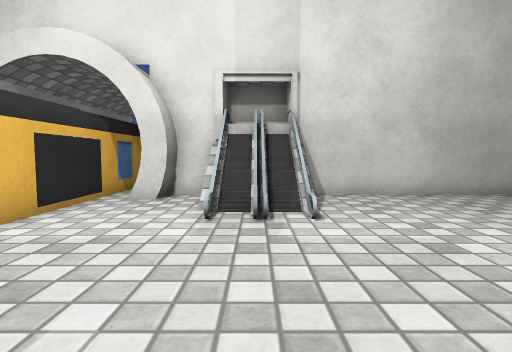
View 1 (above)

12 first-person views from a walk through a 3-D level made in the Unity game engine. The camera is 0.62 m above the floor, tilts 4° down and sees 80° across. The floor is counted in squares, 0.5 m on a side. Each view is taken from the middle of a square. On the plan, view 1 faces up. The plan holds only what a view shows up to about 13 squares ahead; the rest is blank. The place goes on beyond the plan. The player character is not drawn. Surface patterns are stand-ins for the level's own textures.

View 2
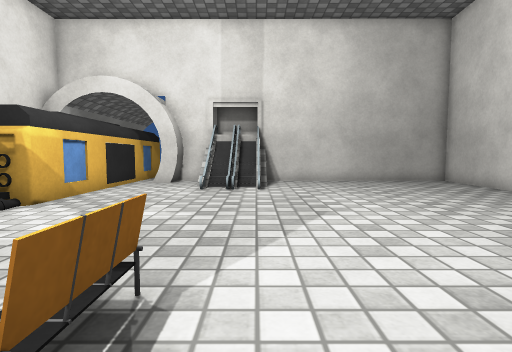

View 3
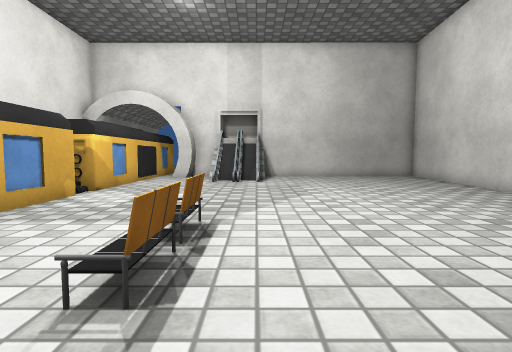

View 4
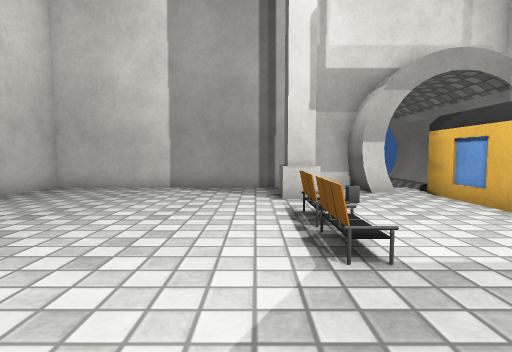

View 5
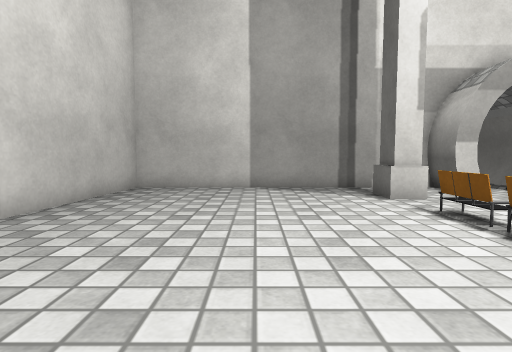

View 6
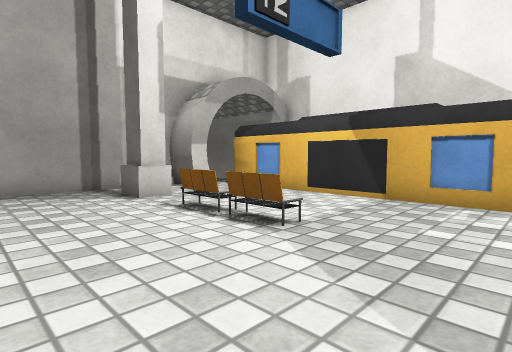

View 7
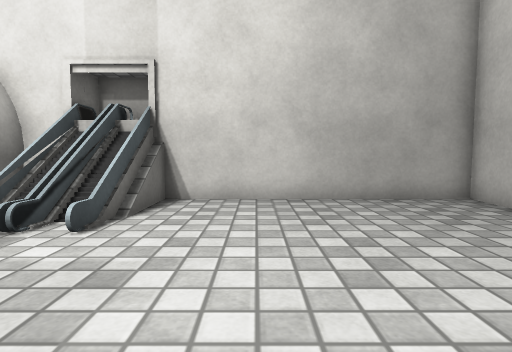

View 8
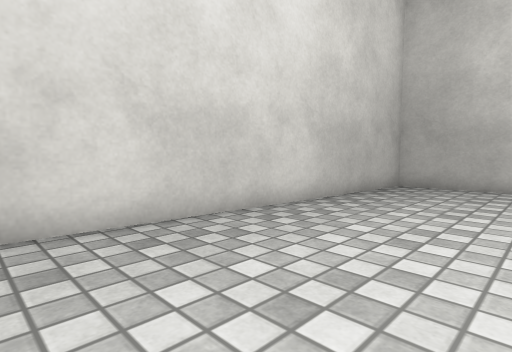

View 9
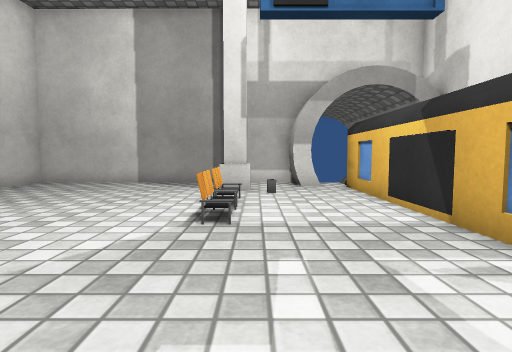

View 10
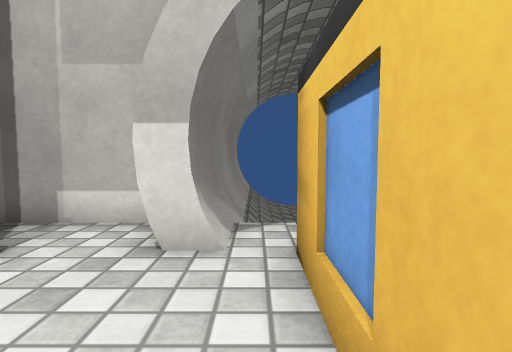

View 11
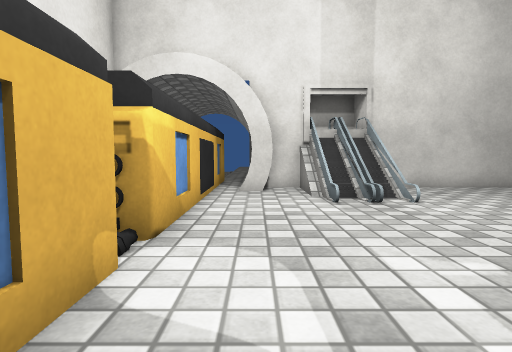

View 12
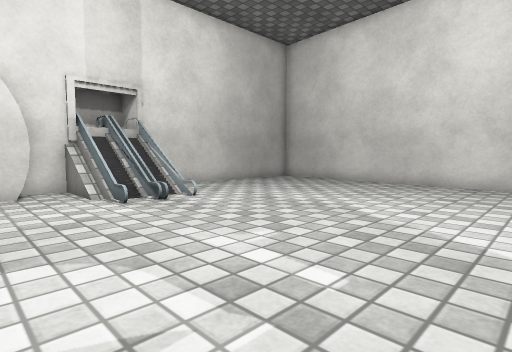

### Floor plan
Points are (right, up) in squares from view 1. A wall is a line through its corners. A room is listed if a view was taken in it or the views show most of it. See-through windows are left out.
Room 1 (views 1, 2, 3, 4, 5, 6, 7, 8, 9, 10, 11, 12)
walls: (-4.5, 1.4) (-4.5, -8.9); (0, -7.6) (0, -8.6); (-0.9, -7.6) (0.2, -7.6); (-1.3, 8.4) (-1.3, 9.5); (1.5, 9.5) (1.5, 7.2); (1.1, 9.5) (-2.5, 9.5) (-2.5, 8.4) (-3.4, 8.4); (-3.3, -8.9) (-2.5, -8.9) (-2.5, -10.5); (-4.5, 8.4) (-4.5, 2.5); (-2.7, -10.5) (8.5, -10.5) (10, 9.5) (1.1, 9.5) (1.1, 5.6)
low walls: (0.2, -2.8) (0, -3.4); (-0.6, -2.4) (0, -2.4) (0, -3.9) (0, -2.4); (0.2, -4.6) (0, -5.2); (0, -5.6) (0, -4.1) (0, -5.7); (-0.9, 5.6) (-0.9, 9.8); (1.1, 6.9) (0.4, 6.9); (0.2, -7.6) (0.2, -8.8); (0.2, 9.5) (0.2, 5.6); (-2.7, -9.5) (-2.7, -10.5)
ways out: opening at (-4, -9); opening at (-4, 8); gap at (-5, 1); gap at (0, -4)

Positions as (right, up) in squares from view 1, and headings:
1: (0, 0), facing up
2: (1, -5), facing up
3: (1, -8), facing up
4: (1, 1), facing down
5: (4, 1), facing down
6: (4, 1), facing down-left
7: (4, 1), facing up
8: (4, 2), facing down-right
9: (-1, 3), facing down
10: (-4, -5), facing down
11: (-3, -2), facing up
12: (-4, -2), facing up-right
